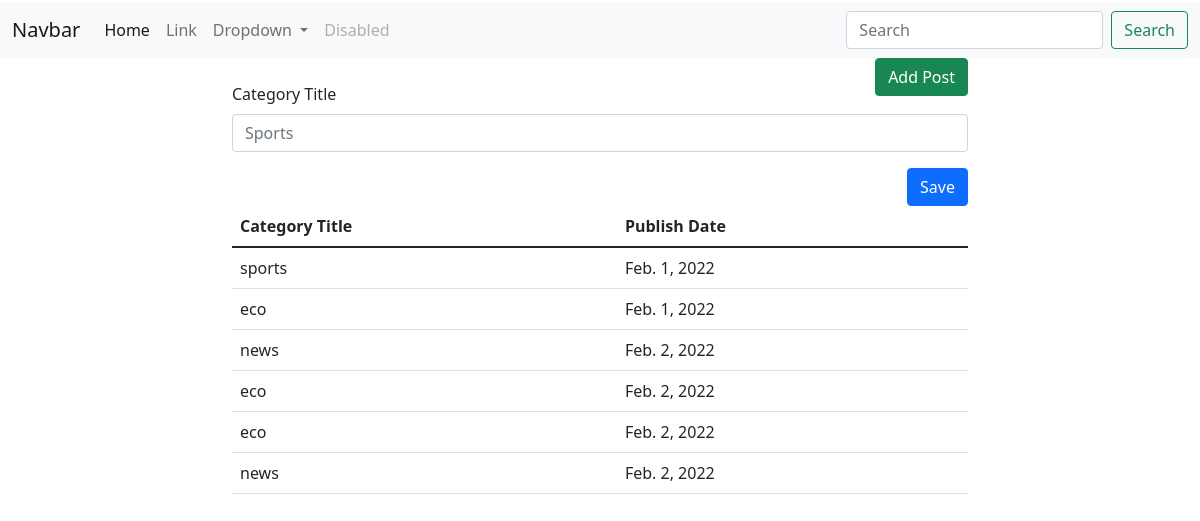
Page /post/category/ on the committed database.
### posts/models.py (models this page shows, shortened)
class Category(models.Model):
    title = models.CharField(max_length=200,)
    post_date = models.DateField(auto_now=True)

### posts/views.py (the view, shortened to what this page needs)
# urls.py: path('category/',category,name="category"),
def category(request):
    if request.method=='GET':
        cat = Category.objects.all()#select *
        context = {
            'categories':cat,
        }
        return render(request,'category.html',context)

### templates/category.html (shortened to what this page needs)
{% extends 'master/master.html' %}
{% block 'content' %}
  <div class="container">
       <div class="row justify-content-md-center">
            <div class="col-8">
                <a href="{% url 'createpost' %}" style="float:right;" class="btn btn-success">Add Post</a>
                <br/>
                <form method="post" action="{% url 'category' %}">
                    <div class="mb-3">
                      <label for="exampleFormControlInput1" class="form-label">Category Title</label>
                      <input type="text" name="categorytitle" class="form-control" id="exampleFormControlInput1" placeholder="Sports">
                    </div>
                    <button type="submit" class="btn btn-primary" style="float:right">Save</button>
                </form>
                <table class="table">
                    <thead>
                      <th>Category Title</th>
                      <th>Publish Date</th>
                    </thead>
                    <tbody>
                     {% for c in categories %}
                         <tr>
                             <td>{{c.title}}</td>
                             <td>{{c.post_date}}</td>
                         </tr>
                     {% endfor %}
                    </tbody>
                </table>
            </div>
       </div>
 </div>
{% endblock %}

### static/css/style.css (style rules this page uses)
body { margin:0px; padding:0px; }

### rows in the picture
Category: title "sports", post_date "Feb. 1, 2022"
Category: title "eco", post_date "Feb. 1, 2022"
Category: title "news", post_date "Feb. 2, 2022"
Category: title "eco", post_date "Feb. 2, 2022"
Category: title "eco", post_date "Feb. 2, 2022"
Category: title "news", post_date "Feb. 2, 2022"
